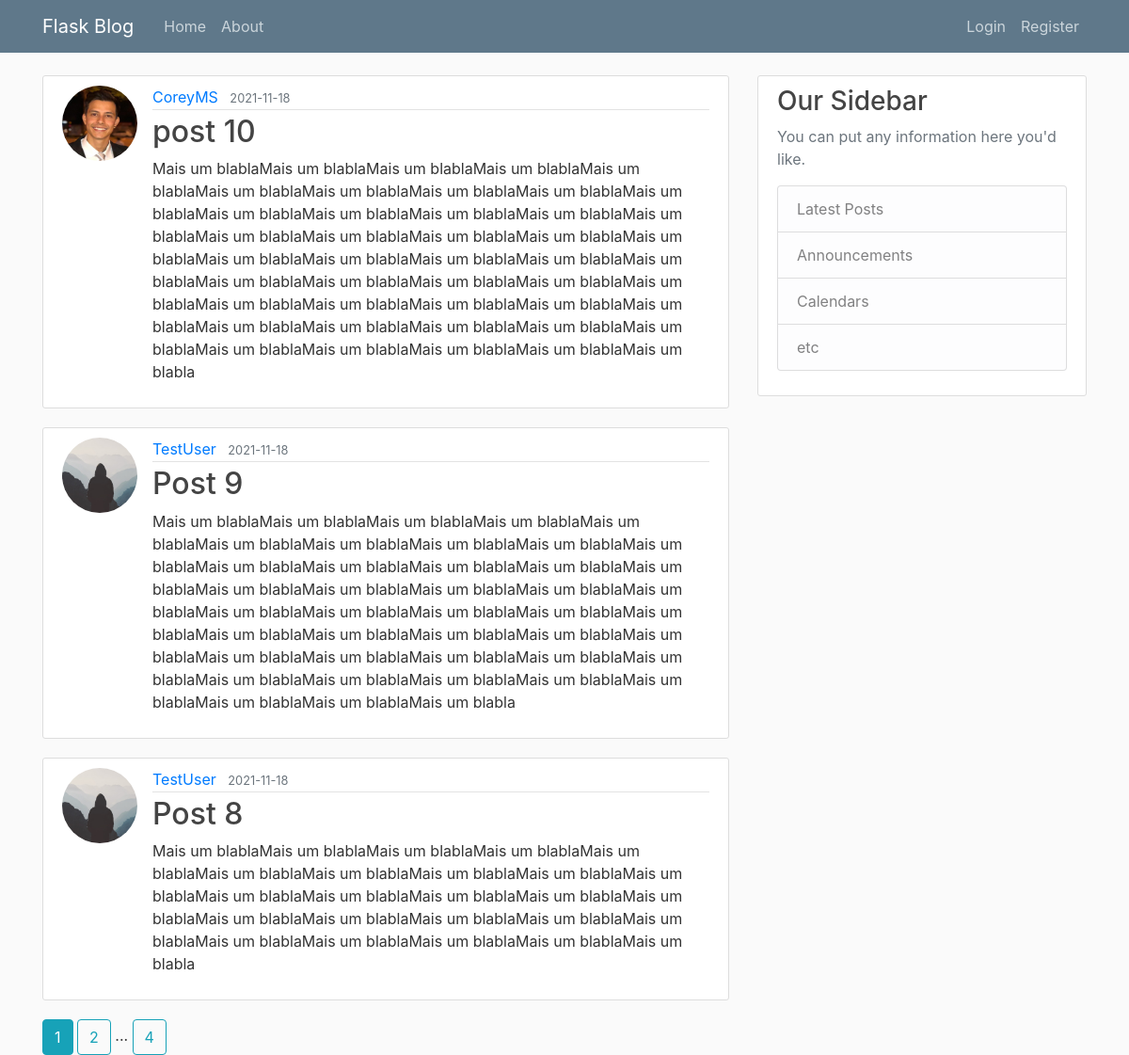
The page /home on the database its author committed.
### flask_blog/models.py (models this page shows, shortened)
class Post(db.Model):
    id = db.Column(db.Integer, primary_key=True)
    title = db.Column(db.String(100), nullable=False)
    date_posted = db.Column(db.DateTime, nullable=False, default=datetime.utcnow)
    content = db.Column(db.Text, nullable=False)
    user_id = db.Column(db.Integer, db.ForeignKey('user.id'), nullable=False)

class User(db.Model, UserMixin):
    id = db.Column(db.Integer, primary_key=True)
    username = db.Column(db.String(20), unique=True, nullable=False)
    email = db.Column(db.String(120), unique=True, nullable=False)
    image_file = db.Column(db.String(20), nullable=False, default='default.jpg')
    password = db.Column(db.String(60), nullable=False)
    posts = db.relationship('Post', backref='author', lazy=True)

### flask_blog/routes.py (the view)
@app.route('/')
@app.route('/home')
def home():
    page = request.args.get('page', 1, type=int)
    posts = Post.query.order_by(Post.date_posted.desc()).paginate(page=page, per_page=3)
    return render_template('home.html', posts=posts)

### flask_blog/templates/home.html
{% extends "layout.html" %}
{% block content %}
    {% for post in posts.items %}
       <article class="media content-section">
          <img class="rounded-circle article-img" src="{{ url_for('static', filename='profile_pics/' + post.author.image_file) }}">
          <div class="media-body">
            <div class="article-metadata">
              <a class="mr-2" href="{{ url_for('user_posts', username=post.author.username) }}">{{ post.author.username }}</a>
              <small class="text-muted">{{ post.date_posted.strftime('%Y-%m-%d') }}</small>
            </div>
            <h2><a class="article-title" href="{{ url_for('post', post_id=post.id) }}">{{ post.title }}</a></h2>
            <p class="article-content">{{ post.content }}</p>
          </div>
       </article>
    {% endfor %}
    {% for page_num in posts.iter_pages(left_edge=1, right_edge=1, left_current=1, right_current=2) %}
        {% if page_num %}
            {% if posts.page == page_num %}
                <a class="btn btn-info mb=4" href="{{ url_for('home', page=page_num) }}">{{ page_num }}</a>
            {% else %}
                <a class="btn btn-outline-info mb=4" href="{{ url_for('home', page=page_num) }}">{{ page_num }}</a>
            {% endif %}
        {% else %}
            ...
        {% endif %}
    {% endfor %}
{% endblock content %}

### flask_blog/templates/layout.html (shortened to what this page needs)
<!DOCTYPE html>
<html>
<head>
    <link rel="stylesheet" href="https://maxcdn.bootstrapcdn.com/bootstrap/4.0.0/css/bootstrap.min.css">
    <link rel="stylesheet" type="text/css" href="{{ url_for('static', filename='main.css') }}">
</head>
<body>
    <header class="site-header">
      <nav class="navbar navbar-expand-md navbar-dark bg-steel fixed-top">
        <div class="container">
          <a class="navbar-brand mr-4" href="/">Flask Blog</a>
          <div class="collapse navbar-collapse" id="navbarToggle">
            <div class="navbar-nav mr-auto">
              <a class="nav-item nav-link" href="{{ url_for('home') }}">Home</a>
              <a class="nav-item nav-link" href="{{ url_for('about') }}">About</a>
            </div>
            <div class="navbar-nav">
                {% if current_user.is_authenticated %}
                    <a class="nav-item nav-link" href="{{ url_for('new_post') }}">New Post</a>
                    <a class="nav-item nav-link" href="{{ url_for('account') }}">Account</a>
                    <a class="nav-item nav-link" href="{{ url_for('logout') }}">Logout</a>
                {% else %}
                    <a class="nav-item nav-link" href="{{ url_for('login') }}">Login</a>
                    <a class="nav-item nav-link" href="{{ url_for('register') }}">Register</a>
                {% endif %}
            </div>
          </div>
        </div>
      </nav>
    </header>
    <main role="main" class="container">
      <div class="row">
        <div class="col-md-8">
          {% block content %}{% endblock %}
        </div>
        <div class="col-md-4">
          <div class="content-section">
            <h3>Our Sidebar</h3>
            <p class='text-muted'>You can put any information here you'd like.
              <ul class="list-group">
                <li class="list-group-item list-group-item-light">Latest Posts</li>
                <li class="list-group-item list-group-item-light">Announcements</li>
                <li class="list-group-item list-group-item-light">Calendars</li>
                <li class="list-group-item list-group-item-light">etc</li>
              </ul>
            </p>
          </div>
        </div>
      </div>
    </main>
</body>
</html>

### flask_blog/static/main.css (style rules this page uses)
body { background: #fafafa; color: #333333; margin-top: 5rem; }
h1, h2, h3, h4, h5, h6 { color: #444444; }
.bg-steel { background-color: #5f788a; }
.site-header .navbar-nav .nav-link { color: #cbd5db; }
.content-section { background: #ffffff; padding: 10px 20px; border: 1px solid #dddddd; border-radius: 3px; margin-bottom: 20px; }
.article-title { color: #444444; }
.article-content { white-space: pre-line; }
.article-img { height: 80px; width: 80px; margin-right: 16px; }
.article-metadata { padding-bottom: 1px; margin-bottom: 4px; border-bottom: 1px solid #e3e3e3 }
.navbar-expand-md .navbar-collapse { display: flex!important; flex-basis: auto; justify-content: space-between; }
.rounded-circle { border-radius: 50%!important; display: inline-block; vertical-align: top; }
.media-body { display: inline-block; }

### rows shown on the page
Post: image_file (picture), author.username "CoreyMS", date_posted "2021-11-18", title "post 10", content "Mais um blablaMais um blablaMais um blablaMais um blablaMais um blablaMais um blablaMais um blablaMais um blablaMais um blablaMais um blablaMais um blablaMais um blablaMais um blablaMais um blablaMais um blablaMais um blablaMais um blablaMais um blablaMais um blablaMais um blablaMais um blablaMais um blablaMais um blablaMais um blablaMais um blablaMais um blablaMais um blablaMais um blablaMais um blablaMais um blablaMais um blablaMais um blablaMais um blablaMais um blablaMais um blablaMais um blablaMais um blablaMais um blablaMais um blablaMais um blablaMais um blablaMais um blablaMais um blablaMais um blablaMais um blabla"
Post: image_file (placeholder picture), author.username "TestUser", date_posted "2021-11-18", title "Post 9", content "Mais um blablaMais um blablaMais um blablaMais um blablaMais um blablaMais um blablaMais um blablaMais um blablaMais um blablaMais um blablaMais um blablaMais um blablaMais um blablaMais um blablaMais um blablaMais um blablaMais um blablaMais um blablaMais um blablaMais um blablaMais um blablaMais um blablaMais um blablaMais um blablaMais um blablaMais um blablaMais um blablaMais um blablaMais um blablaMais um blablaMais um blablaMais um blablaMais um blablaMais um blablaMais um blablaMais um blablaMais um blablaMais um blablaMais um blablaMais um blablaMais um blablaMais um blablaMais um blabla"
Post: image_file (placeholder picture), author.username "TestUser", date_posted "2021-11-18", title "Post 8", content "Mais um blablaMais um blablaMais um blablaMais um blablaMais um blablaMais um blablaMais um blablaMais um blablaMais um blablaMais um blablaMais um blablaMais um blablaMais um blablaMais um blablaMais um blablaMais um blablaMais um blablaMais um blablaMais um blablaMais um blablaMais um blablaMais um blablaMais um blablaMais um blablaMais um blabla"

### other values the page prints
{{ page_num }} "1"
{{ page_num }} "2" "4"
